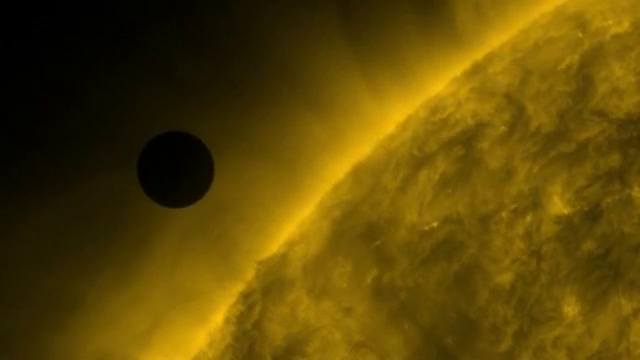
#> input picture frame 37 of rpi/build/openpixelcontrol/Processing/movie2opc/data/transit.mov, 640 x 360 px, given in place of movie.mp4, which was not available
$ python mp4leds.py
#> lines starting #> are read from the running program, lines starting #| are printed output that depends on the picture; pictures that were not available may be replaced by others from this repository, and a replacement may not be noted
### rpi/effects/opc.py
#!/usr/bin/env python

"""Python Client library for Open Pixel Control
http://github.com/zestyping/openpixelcontrol

Sends pixel values to an Open Pixel Control server to be displayed.
http://openpixelcontrol.org/

Recommended use:

    import opc

    # Create a client object
    client = opc.Client('localhost:7890')

    # Test if it can connect (optional)
    if client.can_connect():
        print('connected to %s' % ADDRESS)
    else:
        # We could exit here, but instead let's just print a warning
        # and then keep trying to send pixels in case the server
        # appears later
        print('WARNING: could not connect to %s' % ADDRESS)

    # Send pixels forever at 30 frames per second
    while True:
        my_pixels = [(255, 0, 0), (0, 255, 0), (0, 0, 255)]
        if client.put_pixels(my_pixels, channel=0):
            print('...')
        else:
            print('not connected')
        time.sleep(1/30.0)

"""

import socket
import struct
import sys


class Client(object):

    def __init__(self, server_ip_port, long_connection=True, verbose=False):
        """Create an OPC client object which sends pixels to an OPC server.

        server_ip_port should be an ip:port or hostname:port as a single string.
        For example: '127.0.0.1:7890' or 'localhost:7890'

        There are two connection modes:
        * In long connection mode, we try to maintain a single long-lived
          connection to the server.  If that connection is lost we will try to
          create a new one whenever put_pixels is called.  This mode is best
          when there's high latency or very high framerates.
        * In short connection mode, we open a connection when it's needed and
          close it immediately after.  This means creating a connection for each
          call to put_pixels. Keeping the connection usually closed makes it
          possible for others to also connect to the server.

        A connection is not established during __init__.  To check if a
        connection will succeed, use can_connect().

        If verbose is True, the client will print debugging info to the console.

        """
        self.verbose = verbose

        self._long_connection = long_connection

        self._ip, self._port = server_ip_port.split(':')
        self._port = int(self._port)

        self._socket = None  # will be None when we're not connected

    def _debug(self, m):
        if self.verbose:
            print('    %s' % str(m))

    def _ensure_connected(self):
        """Set up a connection if one doesn't already exist.

        Return True on success or False on failure.

        """
        if self._socket:
            self._debug('_ensure_connected: already connected, doing nothing')
            return True

        try:
            self._debug('_ensure_connected: trying to connect...')
            self._socket = socket.socket(socket.AF_INET, socket.SOCK_STREAM)
            self._socket.connect((self._ip, self._port))
            self._debug('_ensure_connected:    ...success')
            return True
        except socket.error:
            self._debug('_ensure_connected:    ...failure')
            self._socket = None
            return False

    # [20 lines left out: functions disconnect, can_connect, not called in this run]

    def put_pixels(self, pixels, channel=0):
        """Send the list of pixel colors to the OPC server on the given channel.

        channel: Which strand of lights to send the pixel colors to.
            Must be an int in the range 0-255 inclusive.
            0 is a special value which means "all channels".

        pixels: A list of 3-tuples representing rgb colors.
            Each value in the tuple should be in the range 0-255 inclusive.
            For example: [(255, 255, 255), (0, 0, 0), (127, 0, 0)]
            Floats will be rounded down to integers.
            Values outside the legal range will be clamped.

        Will establish a connection to the server as needed.

        On successful transmission of pixels, return True.
        On failure (bad connection), return False.

        The list of pixel colors will be applied to the LED string starting
        with the first LED.  It's not possible to send a color just to one
        LED at a time (unless it's the first one).

        """
        self._debug('put_pixels: connecting')
        is_connected = self._ensure_connected()
        if not is_connected:
            self._debug('put_pixels: not connected.  ignoring these pixels.')
            return False

        # build OPC message
        len_hi_byte = int(len(pixels)*3 / 256)
        len_lo_byte = (len(pixels)*3) % 256
        command = 0  # set pixel colors from openpixelcontrol.org

        header = struct.pack("BBBB", channel, command, len_hi_byte, len_lo_byte)

        pieces = [ struct.pack( "BBB",
                     min(255, max(0, int(r))),
                     min(255, max(0, int(g))),
                     min(255, max(0, int(b)))) for r, g, b in pixels ]

        if sys.version_info[0] == 3:
            # bytes!
            message = header + b''.join(pieces)
        else:
            # strings!
            message = header + ''.join(pieces)

        self._debug('put_pixels: sending pixels to server')
        try:
            self._socket.send(message)
        except socket.error:
            self._debug('put_pixels: connection lost.  could not send pixels.')
            self._socket = None
            return False

        if not self._long_connection:
            self._debug('put_pixels: disconnecting')
            self.disconnect()

        return True

    # [31 lines left out: function set_interpolation, not called in this run]

### rpi/effects/mp4leds.py
#!/usr/bin/env /opt/rpi/pythproc
#
# by Ben Provenzano III - Jan 1st 2017
#

import signal
import sys
import numpy as np
import math
import cv2
import opc
import time

print("Starting VideoLEDs - press CTRL-C to exit")

cap = cv2.VideoCapture('/tmp/movie.mp4')

# Initialize the client connection to the local fcserver.
client = opc.Client('127.0.0.1:7890')

# For transforming the captured frame to a reduced resolution frame.
# TODO: get camera resolution from API
frame_counter = 0
capCols = 640
capRows = 480
MIRROR_COLS = 40
MIRROR_ROWS = 40

colStep = math.floor(float(capCols) / MIRROR_COLS)
rowStep = math.floor(float(capRows) / MIRROR_ROWS)

while(True):
    # Capture a frame
    ret, frame = cap.read()
#> frame is the input picture: shape (360, 640, 3); mean B, G, R 4.1, 71.5, 93.9
    frame_counter += 1
    #If the last frame is reached, reset the capture and the frame_counter
    if frame_counter == cap.get(cv2.CAP_PROP_FRAME_COUNT):
        frame_counter = 0 #Or whatever as long as it is the same as next line
        cap.set(cv2.CAP_PROP_POS_FRAMES, 0)

    reducedFrame = cv2.resize(frame, (MIRROR_ROWS, MIRROR_COLS))
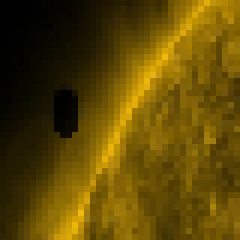
#> reducedFrame: shape (40, 40, 3) (shown 6 times larger); mean B, G, R 4.2, 71.8, 94.2

    # Flip y-axis to match mirror's setup
    reducedFrame = reducedFrame[:, ::-1]
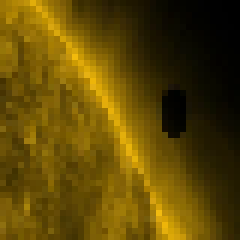
#> reducedFrame: shape (40, 40, 3) (shown 6 times larger); mean B, G, R 4.2, 71.8, 94.2

    # The Neopixel grid is addressed as a 2-dmensional array, so
    # reshape the data to match
    ledArray = np.reshape(reducedFrame, (reducedFrame.shape[0] *  reducedFrame.shape[1], 3), 'F')
#> ledArray = 1600 rows, first 8: [6, 117, 156], [5, 118, 156], [3, 110, 148], [1, 102, 136], [6, 101, 133], [0, 91, 123], [6, 109, 143], [10, 114, 148]

    # Send it on to the FadeCandy controller
    client.put_pixels(ledArray)
    time.sleep(0.025)

# When all is done, release the capture
cap.release()
cv2.destroyAllWindows()

exit

$ run again, starting later in the video
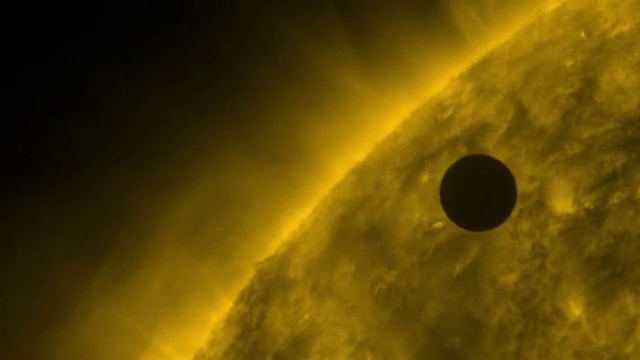
#> input picture frame 166 of rpi/build/openpixelcontrol/Processing/movie2opc/data/transit.mov, 640 x 360 px, given in place of movie.mp4, which was not available
#> frame is the input picture: shape (360, 640, 3); mean B, G, R 4.2, 70.5, 92.6
#> `reducedFrame = cv2.resize(frame, (MIRROR_ROWS, MIRROR_COLS))`:
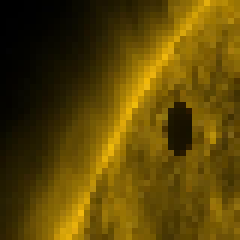
#> reducedFrame: shape (40, 40, 3) (shown 6 times larger); mean B, G, R 4.5, 70.8, 92.9
#> `reducedFrame = reducedFrame[:, ::-1]`:
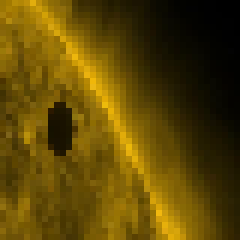
#> reducedFrame: shape (40, 40, 3) (shown 6 times larger); mean B, G, R 4.5, 70.8, 92.9
#> ledArray = 1600 rows, first 8: [4, 117, 153], [4, 118, 156], [12, 127, 167], [4, 106, 145], [7, 100, 134], [10, 103, 136], [9, 117, 149], [3, 104, 138]

$ run again, starting later in the video
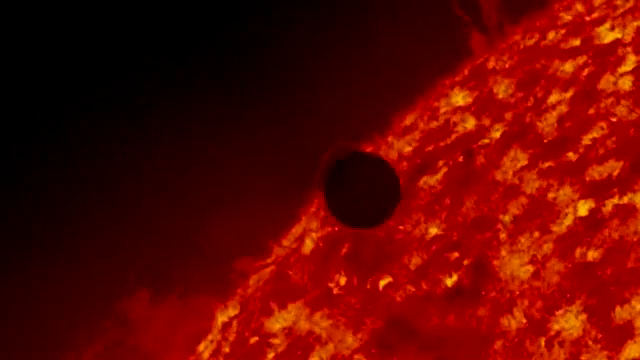
#> input picture frame 296 of rpi/build/openpixelcontrol/Processing/movie2opc/data/transit.mov, 640 x 360 px, given in place of movie.mp4, which was not available
#> frame is the input picture: shape (360, 640, 3); mean B, G, R 0.3, 6.7, 97.5
#> `reducedFrame = cv2.resize(frame, (MIRROR_ROWS, MIRROR_COLS))`:
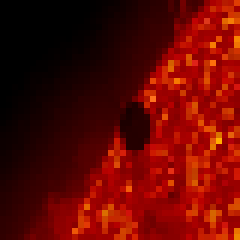
#> reducedFrame: shape (40, 40, 3) (shown 6 times larger); mean B, G, R 0.3, 7, 97.7
#> `reducedFrame = reducedFrame[:, ::-1]`:
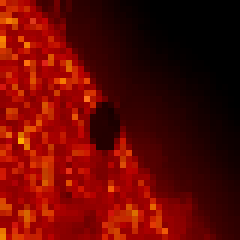
#> reducedFrame: shape (40, 40, 3) (shown 6 times larger); mean B, G, R 0.3, 7, 97.7
#> ledArray = 1600 rows, first 8: [3, 61, 223], [0, 0, 162], [0, 59, 203], [0, 81, 225], [0, 14, 183], [1, 31, 202], [1, 133, 249], [4, 117, 241]
